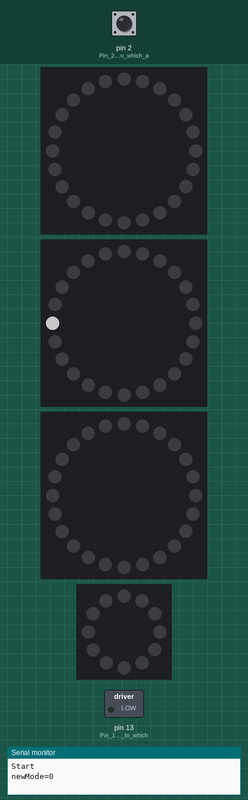
Recording of a sketch running on a simulated Arduino Uno, built with avr-gcc and run on an emulated ATmega328P. Parts: 3 × 24 RGB LEDs in a ring, first at the top, clockwise, 12 RGB LEDs in a ring, first at the top, clockwise, switched loads named in the sketch (green lamp = pin HIGH), the last lines printed to the serial monitor. The inputs (shaded band) are chosen by the test bench; at power-on: pin 2 (Pin_2_is_input_to_which_a) HIGH. Dim RGB values are drawn brighter than linear.

Above: at 1.2 s.
1.3 s: pin 2 (Pin_2_is_input_to_which_a) pulled LOW for 0.15 s
At 2.7 s:
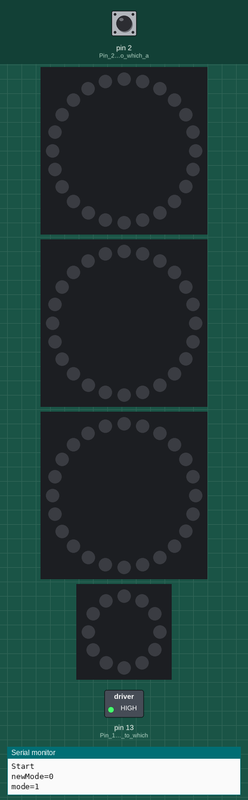
4.4 s: pin 2 (Pin_2_is_input_to_which_a) pulled LOW for 1 s
At 5.62 s:
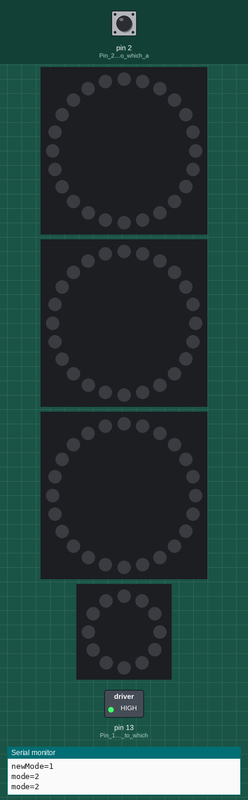
6.0 s: pin 2 (Pin_2_is_input_to_which_a) pulled LOW for 0.15 s
At 6.32 s:
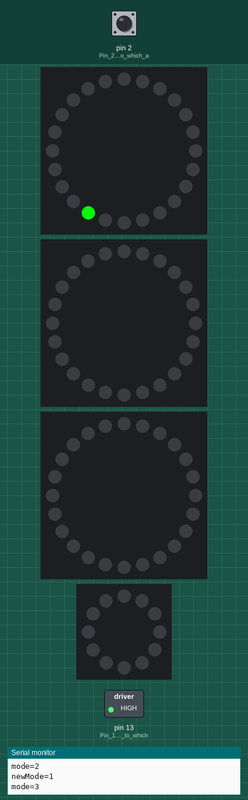
6.7 s: pin 2 (Pin_2_is_input_to_which_a) pulled LOW for 3.2 s
11.4 s: pin 2 (Pin_2_is_input_to_which_a) pulled LOW for 3.2 s
At 15.11 s:
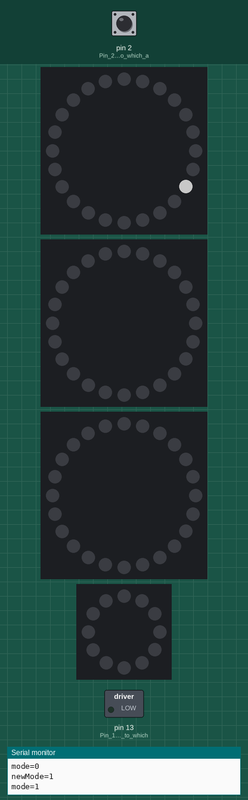
15.2 s: pin 2 (Pin_2_is_input_to_which_a) pulled LOW for 0.15 s
At 16.57 s:
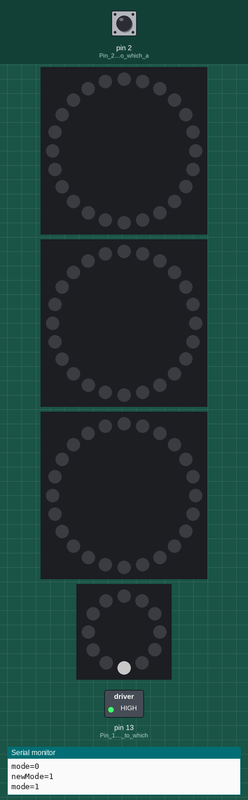
Timing chart, 0 to 16.9 s (numbered marks = the images above; inputs shaded):
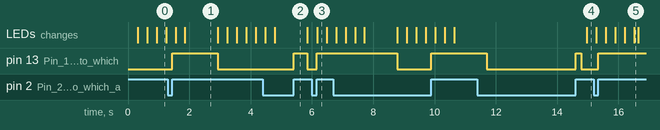

Measured:
- after the input at 1.3 s, pin 13 (Pin_13_is_output_to_which): LOW → HIGH after 0.15 s, → LOW 1.5 s later
- after the input at 4.4 s, pin 13 (Pin_13_is_output_to_which): LOW → HIGH after 1.0 s, → LOW 0.45 s later
- after the input at 6.0 s, pin 13 (Pin_13_is_output_to_which): LOW → HIGH after 0.15 s
- after the input at 11.4 s, the LEDs: change after 3.6 s (image 4)
- after the input at 15.2 s, pin 13 (Pin_13_is_output_to_which): LOW → HIGH after 0.15 s

The sketch:

motor-nuron-dan.ino
```cpp
#include <Adafruit_NeoPixel.h>
#include <avr/interrupt.h>

#define LEFT_PIN 5 // left branch
#define LEFT_COUNT 24

#define CENTER_PIN 6 // center branch
#define CENTER_COUNT 24

#define RIGHT_PIN 7 // right branch
#define RIGHT_COUNT 24


#define RING_PIN 8 // ring branch
#define RING_COUNT 12

#define MODEPIN 2 // pull down to groud to get a new mode
#define NUMBER_PIEXELS 12// connect the Data In pin

Adafruit_NeoPixel left_branch  = Adafruit_NeoPixel(LEFT_COUNT,   LEFT_PIN,   NEO_GRB + NEO_KHZ800);

Adafruit_NeoPixel center_banch = Adafruit_NeoPixel(CENTER_COUNT, CENTER_PIN, NEO_GRB + NEO_KHZ800);

Adafruit_NeoPixel right_branch = Adafruit_NeoPixel(RIGHT_COUNT,  RIGHT_PIN,  NEO_GRB + NEO_KHZ800);

Adafruit_NeoPixel ring         = Adafruit_NeoPixel(RING_COUNT,   RING_PIN,   NEO_GRB + NEO_KHZ800);

// hook up two momentary push buttons to pins
volatile int newMode = 0; // the interrupts set this to 1 to indicate that we have a new mode on the way
volatile int mode = 1; // This gets incremented each button press
int waitTime = 70; //Typical delay between draws
int modeCount = 5; // The number of display modes

void setup() {
  left_branch.begin(); // sets up the memory for the LED strip
  center_banch.begin();
  right_branch.begin();
  ring.begin();

  pinMode(13, OUTPUT);     // Pin 13 is output to which an LED is connected
  digitalWrite(13, LOW);   // Make pin 13 low, switch LED off
  pinMode(2, INPUT_PULLUP);	   // Pin 2 is input to which a switch is connected = INT0

  attachInterrupt(0, changeMode, RISING); // connect the mode to pin 2
  Serial.begin(9600);
  Serial.println("Start");
}

void changeMode(){        // Interrupt service routine
  digitalWrite(13, HIGH); // we have a new mode
  newMode = 1;
}

void loop() {
   Serial.print("newMode=");
   Serial.println(newMode);
  // check to see if we should change the mode
  if (newMode == 1) {
      delay(waitTime); // wait for the switch to settle down used to de-bounce
      mode = (mode + 1) % modeCount;
      Serial.print("mode=");
      Serial.println(mode, DEC);
      digitalWrite(13, LOW);
      newMode = 0;
  }
  if (mode == 1) {
    bubbleUp(100, 100, 100);
  }
  if (mode == 2) {
    bubbleUp(255, 0, 0);
  }
  if (mode == 3) {
    bubbleUp(0, 255, 0);
  }
  if (mode == 4) {
    bubbleUp(0, 0, 255);
  }
  if (mode == 5) {
    bubbleUp(255, 125, 0);
  }

   Serial.print("mode=");
   Serial.println(mode);
   delay(1000);
}

void bubbleUp(int red, int green, int blue) {

for (int i=0; i<LEFT_COUNT; i++) {
    left_branch.setPixelColor(i, red, green, blue);
    left_branch.show();
    delay(20);
    left_branch.setPixelColor(i, 0, 0, 0);
    left_branch.show();
  }

  for (int i=0; i<CENTER_COUNT; i++) {
    center_banch.setPixelColor(i, red, green, blue);
    center_banch.show();
    delay(20);
    center_banch.setPixelColor(i, 0, 0, 0);
    center_banch.show();
  }

  for (int i=0; i<RIGHT_COUNT; i++) {
    right_branch.setPixelColor(i, red, green, blue);
    right_branch.show();
    delay(20);
    right_branch.setPixelColor(i, 0, 0, 0);
    right_branch.show();
  }

  for (int i=0; i<RING_COUNT; i++) {
    ring.setPixelColor(i, red, green, blue);
    ring.show();
    delay(20);
    ring.setPixelColor(i, 0, 0, 0);
    ring.show();
  }
}
```
